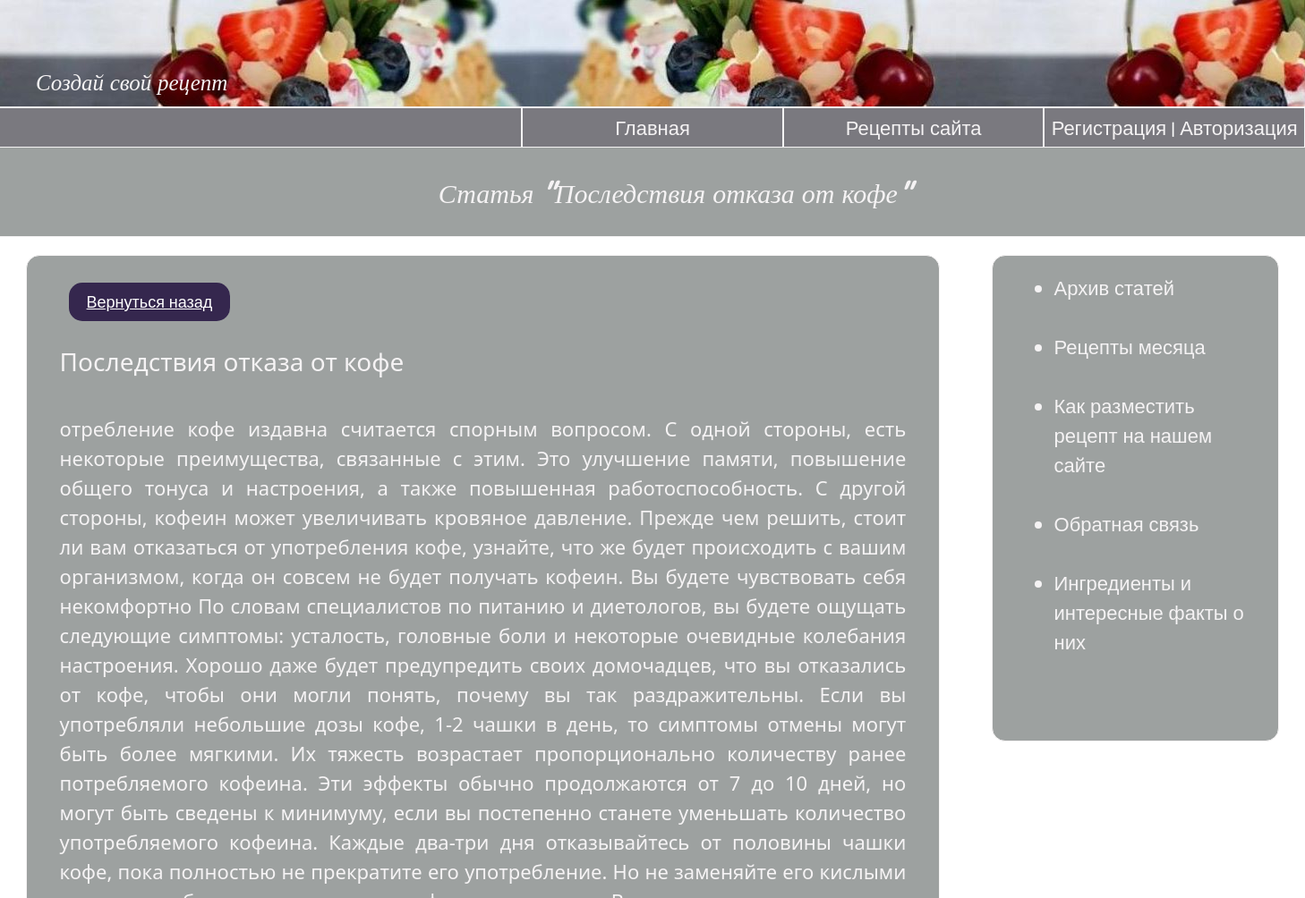
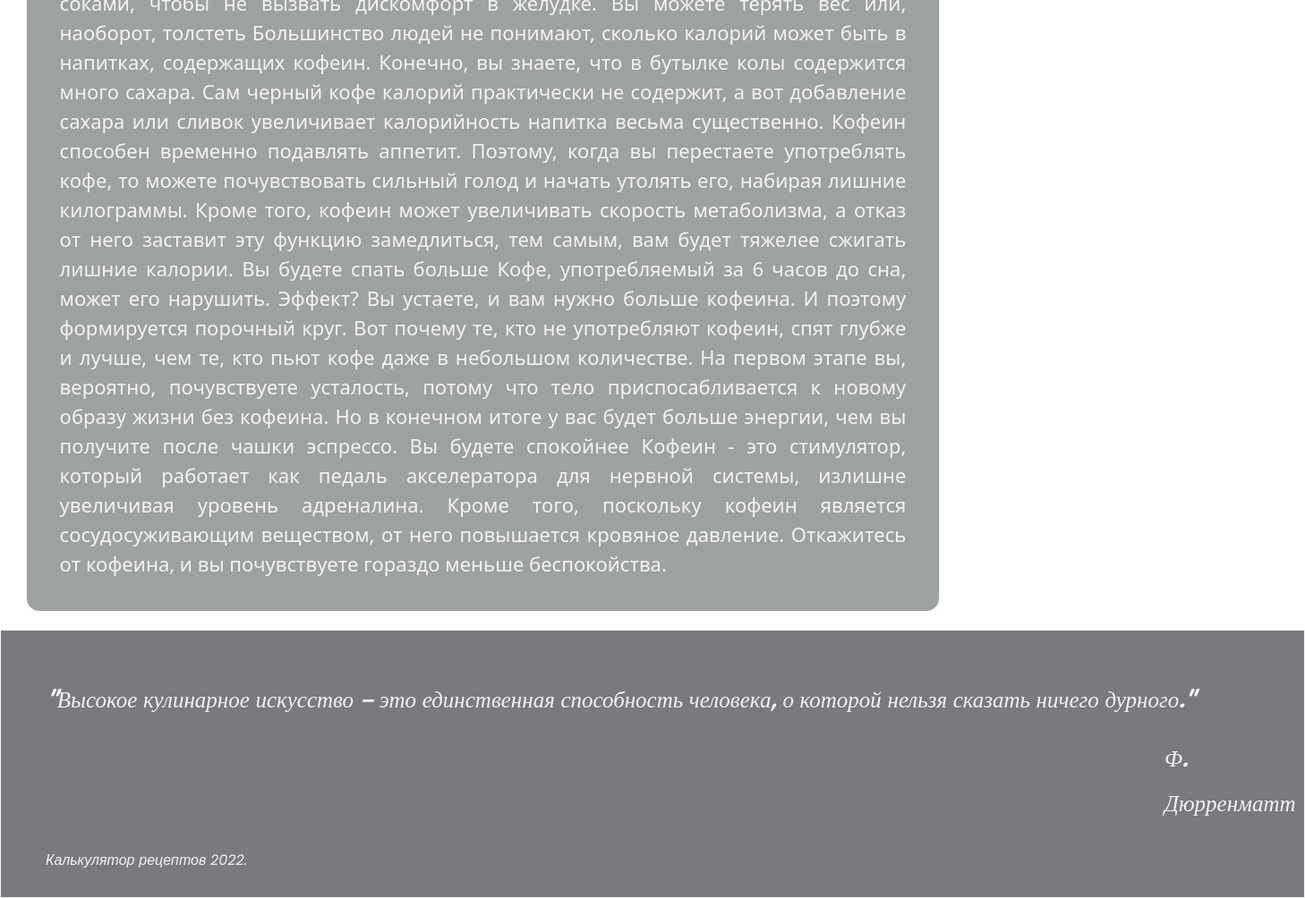
Screenshot of /db_recipes/articles-detail/10 with the database file from the repository (2 pictures, top to bottom).
### db_recipes/models.py (models this page shows, shortened)
class Article(models.Model):
    title = models.CharField (max_length=100, verbose_name='Название статьи')
    article = models.TextField(max_length=5000, verbose_name='Статья')
    seal = models.CharField (max_length=100, verbose_name='Текущая статья', default='no')
    class Meta:
        db_table='article'
        verbose_name='Статья'
        verbose_name_plural = 'Статьи'

### db_recipes/views.py (the view)
# urls.py: path('articles-detail/<int:pk>', views.ArticlesDetailView.as_view(), name='articles_detail'),
class ArticlesDetailView(FormMixin,DetailView):
    model = Article
    template_name = 'db_recipes/articles-detail.html'
    context_object_name = 'all'
    form_class = ArticleForm

### db_recipes/templates/db_recipes/articles-detail.html
{% extends 'main/layout.html' %}
{% block greeting%} Статья "{{all.title}}" {% endblock %}
{% block content%}
<div id="main">
    <p><a href="{% url 'articles' %}" class="button_add">Вернуться назад</a></p>
    <br>
    <br>
    <h3>{{all.title}}</h3>
    <br>
    <p>{{all.article}}</p>
</div>
{% endblock %}

### main/static/main/css/main.css (style rules this page uses)
* { margin: 0; padding: 0; }
#main, .aside { margin-top: 20px; border: 1px solid #f5f3f4; opacity: 100%; background:#9da1a0; margin-left: 2%; border-radius: 15px; }
#main { width:70%; color: #f5f3f4; font-size: 22px; text-align:justify; float: left; padding: 20px 2.5%; }
.button_add , .button_cancel { color: white; float:left; border-radius: 15px; background:#35274e; font-size: 18px; padding: 8px 20px; font-family: 'Poppins', sans-serif; border: none; margin:10px; }

### rows the page displays
Article: title "Последствия отказа от кофе", article "отребление кофе издавна считается спорным вопросом. С одной стороны, есть некоторые преимущества, связанные с этим. Это улучшение памяти, повышение общего тонуса и настроения, а также повышенная работоспособность. С другой стороны, кофеин может увеличивать кровяное давление. Прежде чем решить, стоит ли вам отказаться от употребления кофе, узнайте, что же будет происходить с вашим организмом, когда он совсем не будет получать кофеин. Вы будете чувствовать себя некомфортно По словам специалистов по питанию и диетологов, вы будете ощущать следующие симптомы: усталость, головные боли и некоторые очевидные колебания настроения. Хорошо даже будет предупредить своих домочадцев, что вы отказались…"
